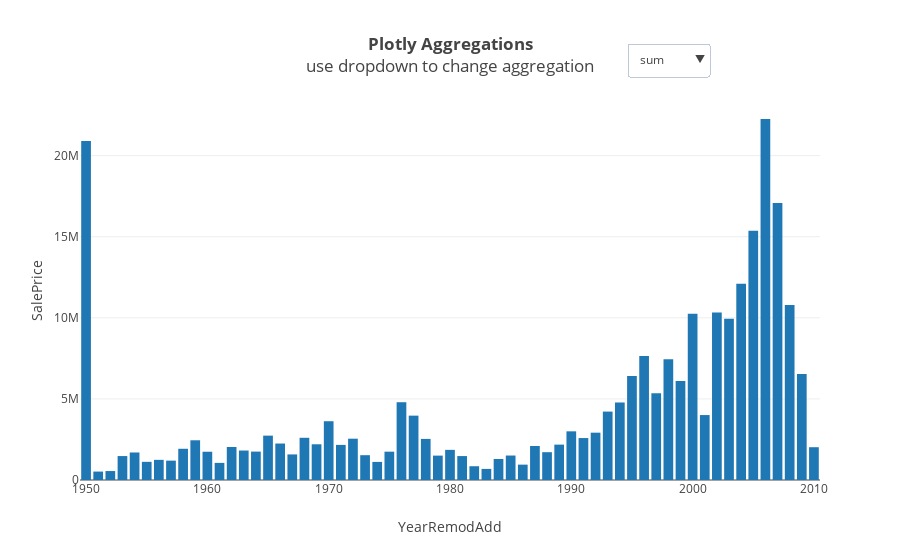

Source (notebook cell):
### Markdown cell above
## Plotly bar charts and summary statistics charts for attributes

### Code cell
# Create Plotly summary statistics interctive chart
import plotly.io as pio

x = df['YearRemodAdd']
y = df['SalePrice']

aggs = ["count","sum","avg","median","mode","rms","stddev","min","max","first","last"]

agg = []
agg_func = []
for i in range(0, len(aggs)):
    agg = dict(
        args=['transforms[0].aggregations[0].func', aggs[i]],
        label=aggs[i],
        method='restyle'
    )
    agg_func.append(agg)


data = [dict(
  type = 'bar',
  x = x,
  y = y,
  mode = 'markers',
  transforms = [dict(
    type = 'aggregate',
    groups = x,
    aggregations = [dict(
        target = 'y', func = 'sum', enabled = True)
    ]
  )]
)]

layout = dict(
  title = '<b>Plotly Aggregations</b><br>use dropdown to change aggregation',
  xaxis = dict(title = 'YearRemodAdd'),
  yaxis = dict(title = 'SalePrice', range = len(df)),
  updatemenus = [dict(
        x = 0.85,
        y = 1.15,
        xref = 'paper',
        yref = 'paper',
        yanchor = 'top',
        active = 1,
        showactive = False,
        buttons = agg_func
  )]
)

fig_dict = dict(data=data, layout=layout)

pio.show(fig_dict, validate=False)

### Figure 1 — Plotly figure (JSON) as saved in the notebook; plotly's stock layout.template omitted (floating-point values rounded to 4 significant figures; data arrays with more than 128 entries replaced by an {"elided": "..."} marker saying what was removed)
{"data": [{"mode": "markers", "transforms": [{"aggregations": [{"enabled": true, "func": "sum", "target": "y"}], "groups": {"elided": "1460 int values"}, "type": "aggregate"}], "type": "bar", "x": {"elided": "1460 int values"}, "y": {"elided": "1460 int values"}}], "layout": {"title": "<b>Plotly Aggregations</b><br>use dropdown to change aggregation", "updatemenus": [{"active": 1, "buttons": [{"args": ["transforms[0].aggregations[0].func", "count"], "label": "count", "method": "restyle"}, {"args": ["transforms[0].aggregations[0].func", "sum"], "label": "sum", "method": "restyle"}, {"args": ["transforms[0].aggregations[0].func", "avg"], "label": "avg", "method": "restyle"}, {"args": ["transforms[0].aggregations[0].func", "median"], "label": "median", "method": "restyle"}, {"args": ["transforms[0].aggregations[0].func", "mode"], "label": "mode", "method": "restyle"}, {"args": ["transforms[0].aggregations[0].func", "rms"], "label": "rms", "method": "restyle"}, {"args": ["transforms[0].aggregations[0].func", "stddev"], "label": "stddev", "method": "restyle"}, {"args": ["transforms[0].aggregations[0].func", "min"], "label": "min", "method": "restyle"}, {"args": ["transforms[0].aggregations[0].func", "max"], "label": "max", "method": "restyle"}, {"args": ["transforms[0].aggregations[0].func", "first"], "label": "first", "method": "restyle"}, {"args": ["transforms[0].aggregations[0].func", "last"], "label": "last", "method": "restyle"}], "showactive": false, "x": 0.85, "xref": "paper", "y": 1.15, "yanchor": "top", "yref": "paper"}], "xaxis": {"title": "YearRemodAdd"}, "yaxis": {"range": 1460, "title": "SalePrice"}}}
